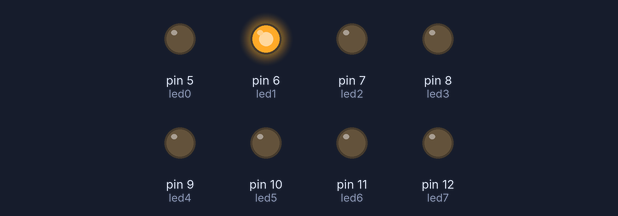
This sketch was run on a simulated Arduino Uno, built with avr-gcc and run on an emulated ATmega328P. Parts: output pins drawn as LEDs (lit = HIGH).

Above: at 0.2 s.
At 0.9 s:
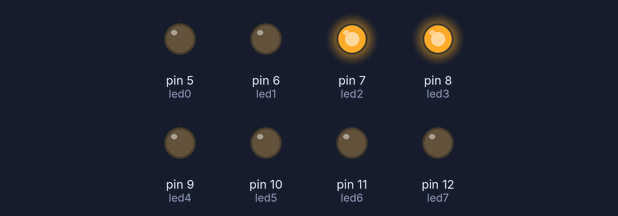
At 1.17 s:
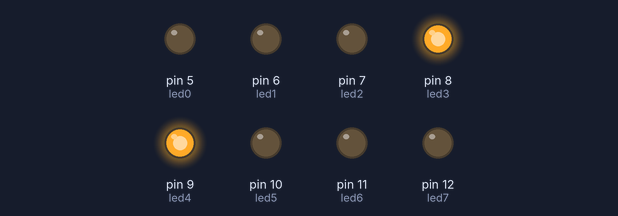
At 2.37 s:
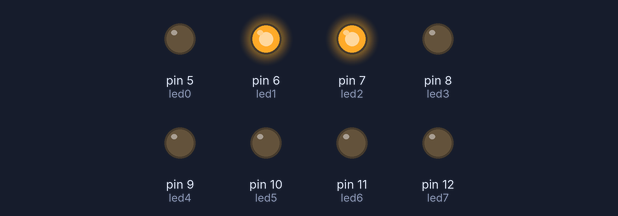
At 3.2 s:
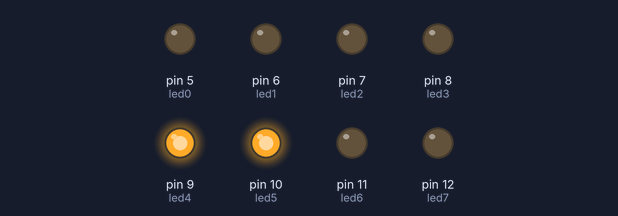
At 3.8 s:
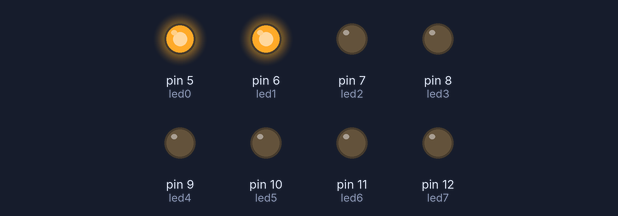
Timing chart, 0 to 4.1 s (numbered marks = the images above):
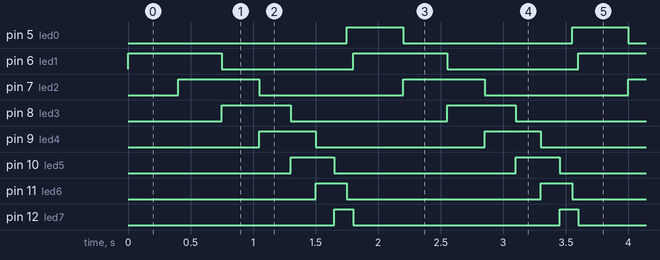

The sketch:

CFGS_MP10_LL006_SABERNEMES_003_LEDS_JUDIT_MARTIN_VILA.ino
```cpp
/**********************************************************************************
**                                                                               **
**                              Array de 8 LEDs                                  **
**                                                                               **
** NOM: JUDIT MARTIN                                          DATA: 27/03/2021   **
**********************************************************************************/

//********** Includes *************************************************************

//********** Variables ************************************************************
const int led0 = 5;          // donar nom al pin 5 de l’Arduino
const int led1 = 6;          // donar nom al pin 6 de l’Arduino
const int led2 = 7;          // donar nom al pin 7 de l’Arduino
const int led3 = 8;          // donar nom al pin 8 de l’Arduino
const int led4 = 9;          // donar nom al pin 9 de l’Arduino
const int led5 = 10;         // donar nom al pin 10 de l’Arduino
const int led6 = 11;         // donar nom al pin 11 de l’Arduino
const int led7 = 12;         // donar nom al pin 12 de l’Arduino

//********** Setup ****************************************************************
void setup()
{
  Serial.begin(9600);
  pinMode(led0, OUTPUT);     // definir el pin 5 com una sortida
  pinMode(led1, OUTPUT);     // definir el pin 6 com una sortida
  pinMode(led2, OUTPUT);     // definir el pin 7 com una sortida
  pinMode(led3, OUTPUT);     // definir el pin 8 com una sortida
  pinMode(led4, OUTPUT);     // definir el pin 9 com una sortida
  pinMode(led5, OUTPUT);     // definir el pin 10 com una sortida
  pinMode(led6, OUTPUT);     // definir el pin 11 com una sortida
  pinMode(led7, OUTPUT);     // definir el pin 12 com una sortida
}

//********** Loop *****************************************************************
void loop()
{
  digitalWrite(led1, HIGH);
  digitalWrite(led7, LOW);

  delay(400);

  digitalWrite(led2, HIGH);
  digitalWrite(led0, LOW);

  delay(350);

  digitalWrite(led3, HIGH);
  digitalWrite(led1, LOW);

  delay(300);

  digitalWrite(led4, HIGH);
  digitalWrite(led2, LOW);

  delay(250);

  digitalWrite(led5, HIGH);
  digitalWrite(led3, LOW);

  delay(200);

  digitalWrite(led6, HIGH);
  digitalWrite(led4, LOW);


  delay(150);

  digitalWrite(led7, HIGH);
  digitalWrite(led5, LOW);


  delay(100);

  digitalWrite(led0, HIGH);
  digitalWrite(led6, LOW);


  delay(50);
}

//********** Funcions *************************************************************
```

Measured:
- by itself, pin 5 (led0), pin 9 (led4): alternates HIGH for 0.45 s and LOW for 1.4 s
- by itself, pin 6 (led1): alternates HIGH for 0.75 s and LOW for 1.1 s
- by itself, pin 7 (led2): alternates HIGH for 0.65 s and LOW for 1.2 s
- by itself, pin 8 (led3): alternates HIGH for 0.55 s and LOW for 1.3 s
- by itself, pin 10 (led5): alternates HIGH for 0.35 s and LOW for 1.5 s
- by itself, pin 11 (led6): alternates HIGH for 0.25 s and LOW for 1.6 s
- by itself, pin 12 (led7): alternates HIGH for 0.15 s and LOW for 1.7 s
